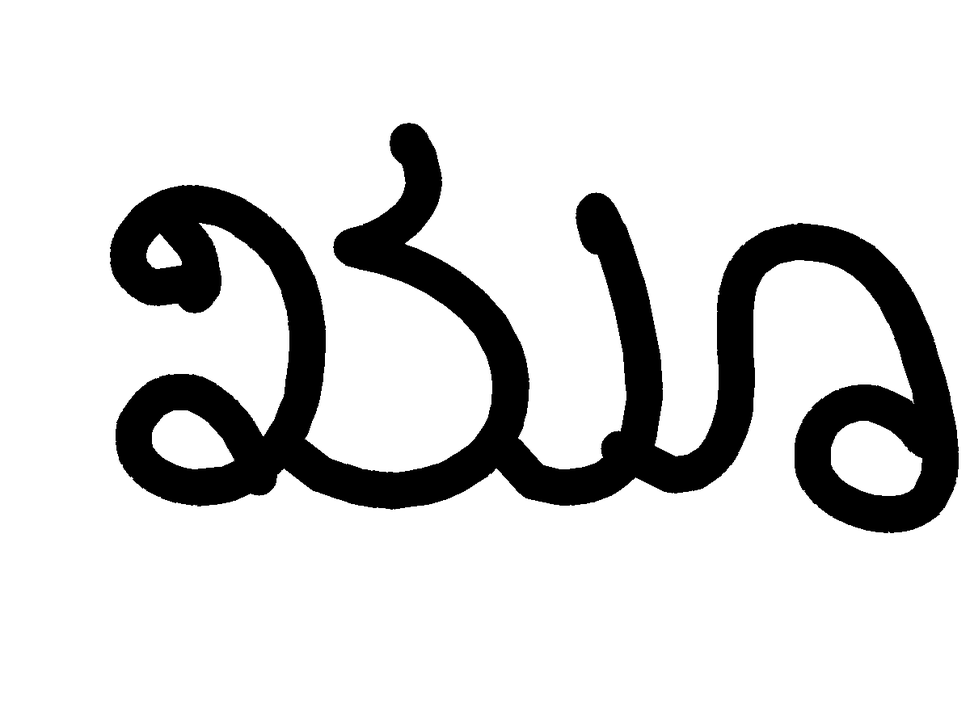
#> input picture preprocessing/images/khu.png, 970 x 727 px, shrunk from 1200 x 900 before the run
$ python segment_character_rotated.py images/khu.png   (older library calls are emulated)
#> lines starting #> are read from the running program, lines starting #| are printed output that depends on the picture; after the words box and inside, x2 and y2 are one past the last pixel; in counts of white or black regions, pixels touching at a corner belong together; long printed decimals are rounded
import cv2
import numpy as np
import os
import sys

# Rotate, Crop and Save images


def getSubImage(rect, src):
    center, size, theta = rect
    # Get the angle of rotation for each contour(character)
    # Use it fot further processing and slant angle estimation
    print(theta)
    center, size = tuple(map(int, center)), tuple(map(int, size))
    # Get rotation matrix for rectangle
    M = cv2.getRotationMatrix2D(center, theta, 1)
    # Perform rotation on src image
    dst = cv2.warpAffine(src, M, src.shape[:2])
    out = cv2.getRectSubPix(dst, size, center)
    # Save the output
    cv2.imwrite(os.path.join(newfolder, 'segment' + str(i) + '.png'), out)


if __name__ == '__main__':
    imageName = sys.argv[1]
    # Creating new folder to save the preprocessed images
    fileName = filename = os.path.splitext(imageName)[0]
    folder = "Segmented_rtdChar_" + filename

    newfolder = os.path.join(os.getcwd(), folder)
    if not os.path.exists(newfolder):  # Check if subfolder already exists
        os.makedirs(newfolder)
    image = cv2.imread(imageName)
#> image is the input picture: shape (727, 970, 3); min 0, max 255, mean 215.8
    cv2.imshow("original", image)
    cv2.waitKey(0)

    # Convert to gray scale
    gray = cv2.cvtColor(image, cv2.COLOR_BGR2GRAY)
    # cv2.imshow("gray",gray)
    # cv2.waitKey(0)

    # binary
    ret, thresh = cv2.threshold(gray, 127, 255, cv2.THRESH_BINARY_INV)
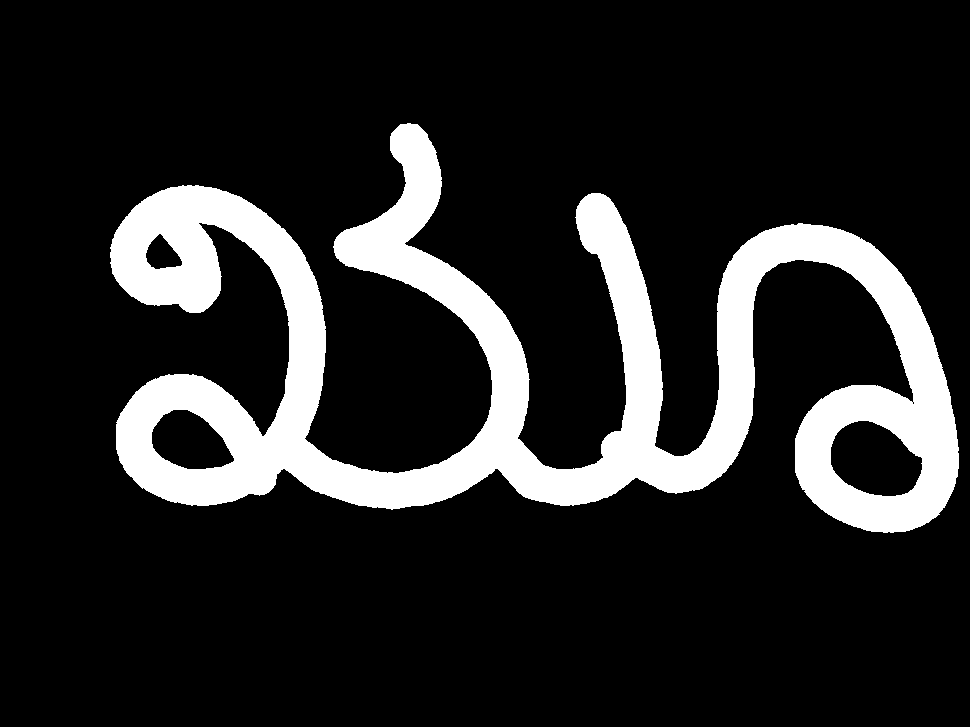
#> thresh: shape (727, 970); 15.4% white; 1 white region
    cv2.imshow('thresh', thresh)
    cv2.waitKey(0)

    # find contours
    im2, ctrs, hier = cv2.findContours(
        thresh.copy(), cv2.RETR_EXTERNAL, cv2.CHAIN_APPROX_SIMPLE)
#> ctrs = 1 contour; box (x1, y1, x2, y2) and area: (110, 123, 959, 533) 115218

    # sort contours
    sorted_ctrs = sorted(ctrs, key=lambda ctr: cv2.boundingRect(ctr)[0])
#> sorted_ctrs has the same summary as ctrs

    for i, ctr in enumerate(sorted_ctrs):
        # Get bounding box
        rect = cv2.minAreaRect(ctr)
        box = cv2.boxPoints(rect)
        box = np.int0(box)
        cv2.drawContours(image, [box], 0, (255, 255, 255), 0)
        getSubImage(rect, image)
#> this loop made 1 pass
#> (rect, box, center in getSubImage, size in getSubImage, theta in getSubImage, M in getSubImage) on pass 1: (((535.3, 323.2), (390.2, 856), -87.77), [[955, 534], [100, 501], [115, 111], [970, 144]], (535, 323), (390, 855), -87.77, [[0.039, -0.999, 836.9], [0.999, 0.039, -224.2]])
#| -87.766
#> pass 1, in getSubImage, `dst = cv2.warpAffine(src, M, src.shape[:2])`:
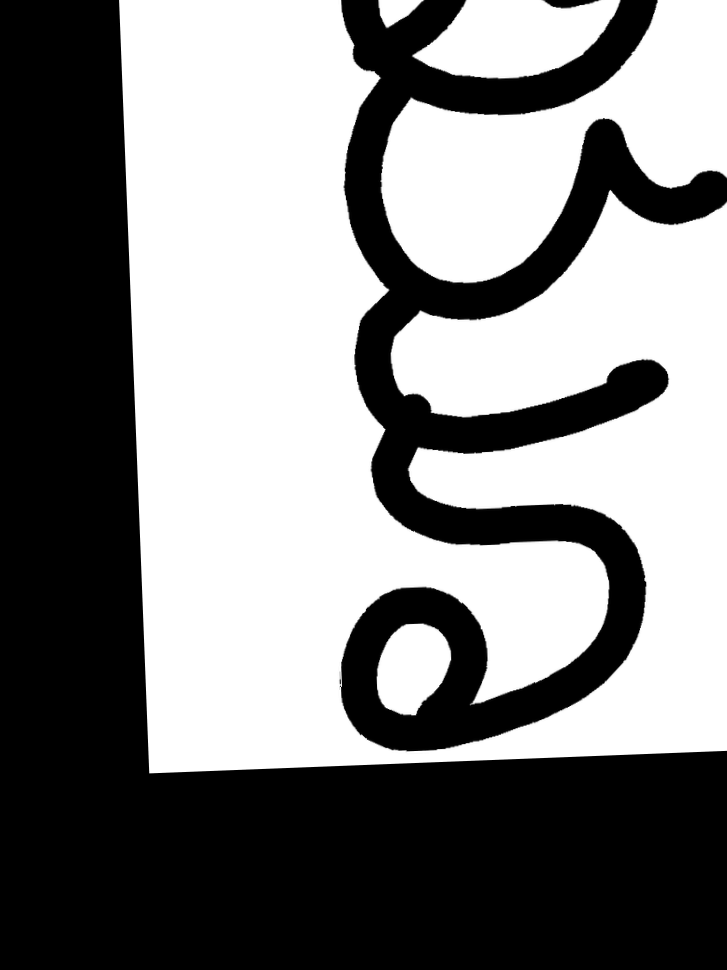
#> dst: shape (970, 727, 3); min 0, max 255, mean 130.5
#> pass 1, in getSubImage, `out = cv2.getRectSubPix(dst, size, center)`:
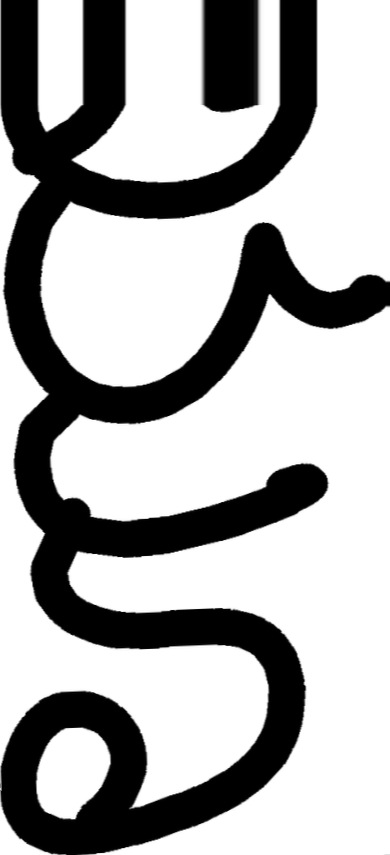
#> out: shape (855, 390, 3); min 0, max 255, mean 171.6
#> after the loop: image: shape (727, 970, 3); 0.02% of pixels changed, all inside (x1, y1, x2, y2) = (109, 122, 960, 533)

    # cv2.imshow('final image with boxes',image)
    # cv2.waitKey(0)
